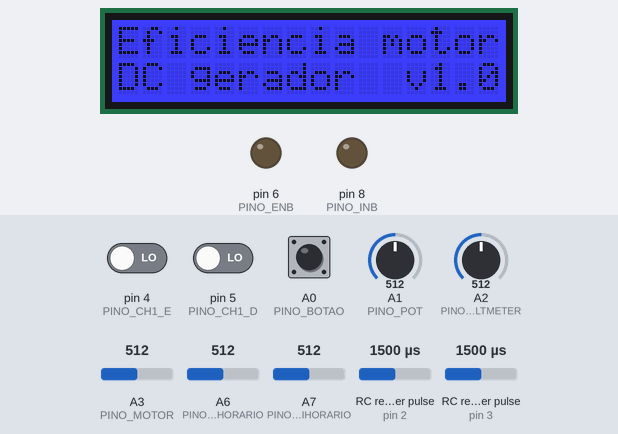
This sketch was run on a simulated Arduino Nano, built with avr-gcc and run on an emulated ATmega328P. Parts: 16×2 character LCD, output pins drawn as LEDs (lit = HIGH). Wiring (inferred from the names in the program): 2 × RC receiver channel: data pin 2 / data pin 3. Inputs (shaded band) come from the test bench; at power-on: A0 (PINO_BOTAO) HIGH, A3 (PINO_MOTOR) = 512, A2 (PINO_VOLTMETER) = 512, A6 (PINO_GERADOR_HORARIO) = 512, pin 4 (PINO_CH1_E) LOW, pin 5 (PINO_CH1_D) LOW, A1 (PINO_POT) = 512, A7 (PINO_GERADOR_ANTIHORARIO) = 512, RC receiver pulse (sensors on pin 2, pin 3) 1500 µs. What the sketch prints to the serial monitor is not drawn.

Above: at 0.1 s.
6.3 s: A0 (PINO_BOTAO) pulled LOW for 3.2 s
At 9.6 s:
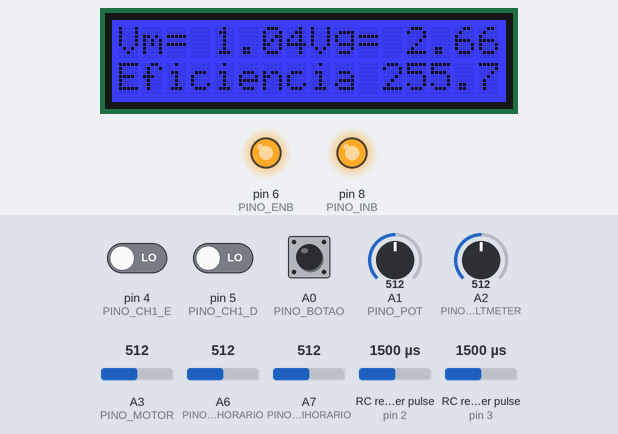
11.0 s: A3 (PINO_MOTOR) set to 383
At 11.9 s:
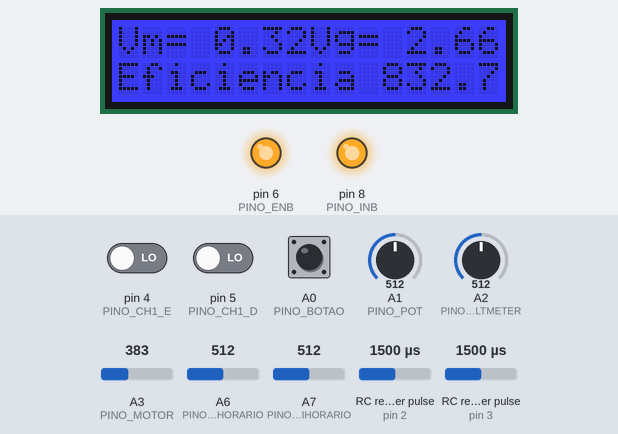
13.1 s: A3 (PINO_MOTOR) set to 360
At 14.2 s:
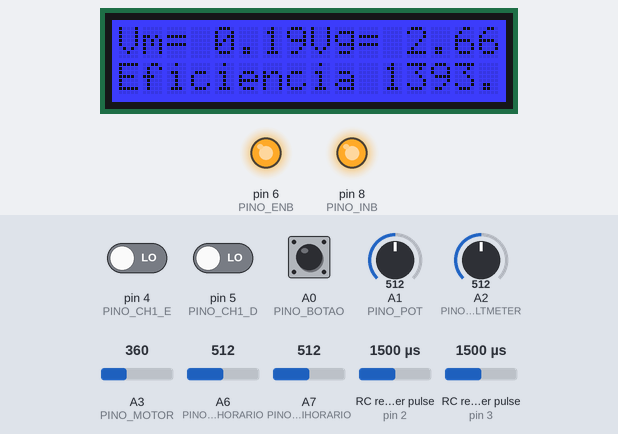
15.1 s: A2 (PINO_VOLTMETER) set to 306
At 17.4 s:
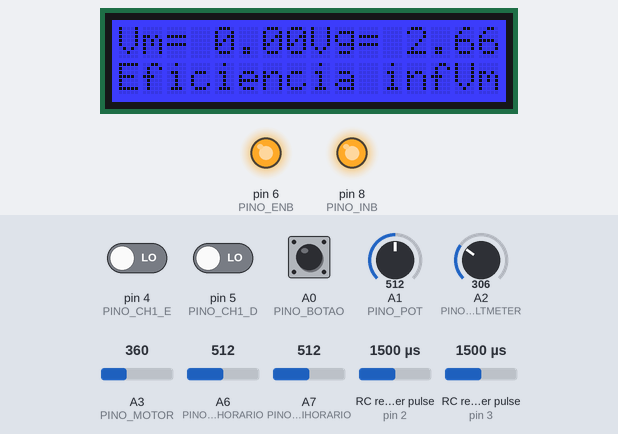
18.1 s: A6 (PINO_GERADOR_HORARIO) set to 716
At 20.5 s:
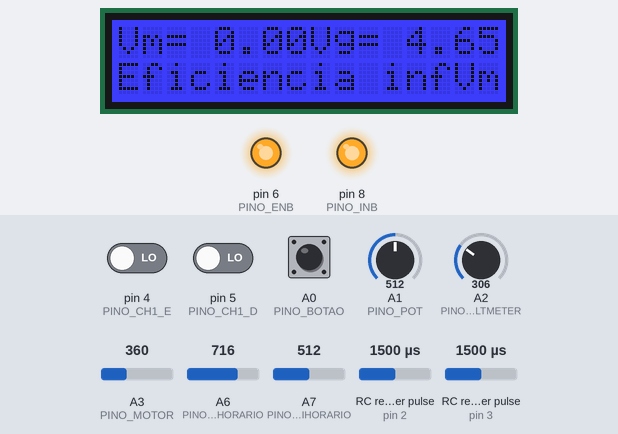
21.1 s: A0 (PINO_BOTAO) pulled LOW for 0.15 s
At 22.5 s:
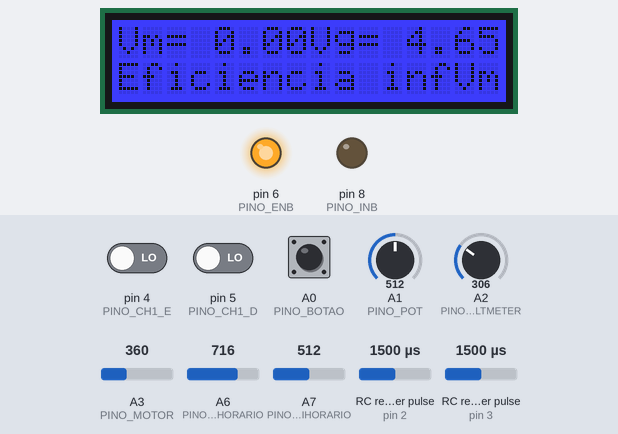
Timing chart, 0 to 24.1 s (numbered marks = the images above; inputs shaded):
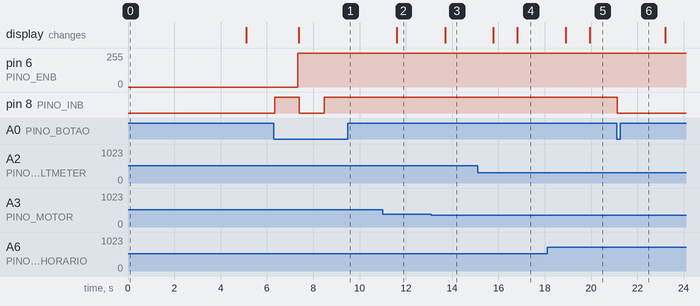

Measured:
- the behaviour switches between 374 and 373 on A3 (PINO_MOTOR) (found by bisection; images 2 and 3)
- after the input at 6.3 s, pin 6 (PINO_ENB): 0/255 → 253/255 after 1.0 s; pin 8 (PINO_INB): LOW → HIGH at once, → LOW 1.1 s later, → HIGH 1.1 s later; the display: changes after 1.1 s (image 1)
- after the input at 11.0 s, the display: changes after 0.61 s (image 2)
- after the input at 13.1 s, the display: changes after 0.59 s (image 3)
- after the input at 15.1 s, the display: first changes after 0.68 s (image 4 shows a later state)
- after the input at 18.1 s, the display: first changes after 0.80 s (image 5 shows a later state)
- after the input at 21.1 s, pin 8 (PINO_INB): HIGH → LOW at once

The sketch:

DC_Motor_Generator_Efficiency.ino
```cpp
// (licence header left out)
//Adiciona a biblioteca de controle do LCD
#include <Wire.h>
#include <rgb_lcd.h>

//Cria o objeto lcd
rgb_lcd lcd;
const int colorR = 0;
const int colorG = 0;
const int colorB = 255;

// Declaracao dos pinos de controle do motor DC da Julieta
const int PINO_INB = 8;
const int PINO_ENB = 6;

// Declaracao dos pinos conectados aos canais de saida dos encoders
const int PINO_CH2_E = 2;
const int PINO_CH1_E = 4;
const int PINO_CH2_D = 3;
const int PINO_CH1_D = 5;

// Declaracao do pino conectado ao botao da Julieta
const int PINO_BOTAO = A0;

// Declaracao do pino conectado ao potenciometro de controle da velocidade do motor
const int PINO_POT = A1;

// Declaracao do pino que le a tensao da bateria
const int PINO_VOLTMETER = A2;

// Declaracao do pino que le a tensao do motor
const int PINO_MOTOR = A3;

// Declaracao dos pinos conectados aos divisores de tensao do gerador
const int PINO_GERADOR_HORARIO = A6;
const int PINO_GERADOR_ANTIHORARIO = A7;

// Declaracao das variaveis auxiliares para a medicao da tensao da bateria
int leitura = 0;
float tensao_mapeada = 0.00;
float tensao_calculada = 0.00;
float resistor_1 = 51000.00;
float resistor_2 = 75000.00;

// Declaracao das variaveis auxiliares para a medicao da tensao do motor de controle
int leitura_motor = 0;
float tensao_mapeada_motor = 0.00;

// Declaracao das variaveis auxiliares para a medicao da tensao do motor gerador
int leitura_gerador = 0;
float tensao_mapeada_gerador = 0.00;
float tensao_calculada_gerador = 0.00;
float resistor_3 = 10000.00;
float resistor_4 = 10000.00;
float tensao_rms = 0.00;
float eficiencia = 0.00;
int contador_media = 0;

// Declaracao das variaveis auxiliares para a verificacao do sentido
int estado_1;
int ultimo_estado_1;
boolean sentido_1;
int estado_2;
int ultimo_estado_2;
boolean sentido_2;

// Declaracao da variavel de controle do sentido
bool nivel = false;
bool partida = false;
bool controle = false;

// Declaracao da variavel de controle da velocidade
int PWM = 0;

// Declaracao das variaveis auxiliares para o calculo da velocidade
unsigned long contador1;
unsigned long contador2;
const int NUMERO_LEITURAS = 2;
const int NUMERO_DENTES = 6;

// Declaracao das variaveis auxiliares para a temporizacao de um minuto
unsigned long tempo_antes = 0;
const long MINUTO = 60000;
unsigned long tempo_antes_2 = 0;
const long SEGUNDO = 1000;

// ---------------------------------------------------------------------------------------
void setup()
{
	// Inicializacao do monitor serial
	Serial.begin(115200);
	Serial.println("Monitoramento da eficiência de geração e eletricidade de motor DC.");

	//Inicializacao do lcd
	lcd.begin(16,2);
  	lcd.setRGB(colorR, colorG, colorB);
  	lcd.print("Eficiencia motor");
  	lcd.setCursor(0,1);
  	lcd.print("DC gerador  v1.0");
  	delay(5000);
  	lcd.clear();

	// Configura os pinos de controle do motor como uma saida
	pinMode(PINO_INB, OUTPUT);
	pinMode(PINO_ENB, OUTPUT);

	// Inicia os pinos de controle do motor em nivel logico baixo
	digitalWrite(PINO_INB, nivel);
	analogWrite(PINO_ENB, PWM);

	// Configura o pino conectado ao botao como uma entrada
	pinMode(PINO_BOTAO, INPUT_PULLUP);

	// Configuracao do pino de leitura da tensao da bateria como entrada
	pinMode(PINO_VOLTMETER, INPUT);

	// Configuracao do pino conectado ao potenciomentro como entrada
	pinMode(PINO_POT, INPUT);

	// Configuracao do pino de leitura da tensao do motor como entrada
	pinMode(PINO_MOTOR, INPUT);

	// Configuracao dos pinos de leitura do gerador
	pinMode(PINO_GERADOR_ANTIHORARIO, INPUT);
	pinMode(PINO_GERADOR_HORARIO, INPUT);

	// Configuracao dos pinos conectados aos canais do encoder como entrada
	pinMode(PINO_CH2_E, INPUT);
	pinMode(PINO_CH1_E, INPUT);
	pinMode(PINO_CH2_D, INPUT);
	pinMode(PINO_CH1_D, INPUT);

	// Inicializa as interrupcoes com os pinos configurados para chamar as funcoes
	// "contador_pulso2" e "contador_pulso1" respectivamente a cada mudanca de estado das portas
	attachInterrupt(digitalPinToInterrupt(PINO_CH2_E), contador_pulso2, CHANGE);
	attachInterrupt(digitalPinToInterrupt(PINO_CH2_D), contador_pulso1, CHANGE);
}

// ---------------------------------------------------------------------------------------
void loop()
{
	// Controla o sentido do motor e reinicia as leituras
	if (digitalRead(PINO_BOTAO) == LOW)
	{
		delay(30);
		if (digitalRead(PINO_BOTAO) == LOW)
		{
			partida = false;
			controle = false;
			nivel = !nivel;
			digitalWrite(PINO_INB, nivel);
			PWM = 0;
			delay(1000);
			partida = true;
			controle = true;
			// Zera os contadores e reinicia a contagem de tempo
			contador1 = 0;
			contador2 = 0;
			tempo_antes = millis();
		}
	}

	// Controla a velocidade do motor após a partida
	if (controle)
	{
		PWM = map(analogRead(PINO_POT), 0, 1023, 255, 250);
		analogWrite(PINO_ENB, PWM);
	}

	// Verifica a contagem de tempo e exibe as informacoes coletadas do motor
	if (partida){
		if ((millis() - tempo_antes) > MINUTO){
			// A cada minuto
			le_encoders();
			// Reinicia a contagem de tempo
			tempo_antes = millis();
		} if ((millis() - tempo_antes_2) > SEGUNDO){

			// A cada minuto
			le_bateria();
			le_motor_controle();
			le_gerador();

			//Exibe as leituras no LCD
		    lcd.print("Vm= ");
		    lcd.setCursor(4,0);
		    lcd.print(tensao_mapeada_motor);
		    lcd.setCursor(8,0);
		    lcd.print("Vg= ");
		    lcd.setCursor(12,0);
		    lcd.print(tensao_rms);
		    lcd.setCursor(0,1);
		    lcd.print("Eficiencia ");
		    lcd.setCursor(11,1);
		    lcd.print(eficiencia);

			// Reinicia a contagem de tempo
		    tensao_rms = 0.00;
		    contador_media = 0;
			tempo_antes_2 = millis();

		}
	}

	// Realiza a leitura do pino do motor e calcula a tensao aplicada ao motor
	if (nivel){

		leitura_gerador = analogRead(PINO_GERADOR_HORARIO);
		tensao_mapeada_gerador = (leitura_gerador * 5.00) / 1024.00;
		tensao_calculada_gerador = (tensao_mapeada_gerador / (resistor_4 / (resistor_3 + resistor_4)));

	}else{

		leitura_gerador = analogRead(PINO_GERADOR_ANTIHORARIO);
		tensao_mapeada_gerador = (leitura_gerador * 5.00) / 1024.00;
		tensao_calculada_gerador = (tensao_mapeada_gerador / (resistor_4 / (resistor_3 + resistor_4)));

	}

	tensao_rms += tensao_calculada_gerador;
	contador_media++;

}

// ---------------------------------------------------------------------------------------
// Funcao de interrupcao
void contador_pulso2()
{
	// Incrementa o contador
	contador2++;
	// Verifica o sentido de rotacao do motor
	estado_1 = digitalRead(PINO_CH2_E);
	if (ultimo_estado_1 == LOW && estado_1 == HIGH){
		if (digitalRead(PINO_CH1_E) == LOW){
			sentido_1 = true;
		}else{
			sentido_1 = false;
		}
	}
	ultimo_estado_1 = estado_1;
}

// Funcao de interrupcao
void contador_pulso1()
{
	// Incrementa o contador
	contador1++;
	// Verifica o sentido de rotacao do motor
	estado_2 = digitalRead(PINO_CH2_D);
	if (ultimo_estado_2 == LOW && estado_2 == HIGH){
		if (digitalRead(PINO_CH1_D) == LOW){
			sentido_2 = true;
		}else{
			sentido_2 = false;
		}
	}
	ultimo_estado_2 = estado_2;
}

// ---------------------------------------------------------------------------------------
// Funcao que verifica o sentido de rotacao e a velocidade dos motores
void le_encoders()
{
	Serial.print("Motor D: ");
	// Verifica a variavel "sentido"
	if (sentido_1){
		// Se ela for verdadeira ("true")
		Serial.print("Sentido: Horário");
		Serial.print("       |  ");
	}else{
		// Se ela for falsa ("false")
		Serial.print("Sentido: Anti-Horário");
		Serial.print("  |  ");
	}
	// Calcula a velocidade e exibe no monitor
	float velocidade_1 = contador2 / (NUMERO_DENTES * NUMERO_LEITURAS); // Calcula a velocidade de acordo com o numero de dentes do disco
	Serial.print("Velocidade: ");
	Serial.print(velocidade_1);
	Serial.println(" RPM");
	Serial.print("Motor E: ");
	// Verifica a variavel "sentido"
	if (sentido_2){
		// Se ela for verdadeira ("true")
		Serial.print("Sentido: Horário");
		Serial.print("       |  ");
	}else{
		// Se ela for falsa ("false")
		Serial.print("Sentido: Anti-Horário");
		Serial.print("  |  ");
	}
	// Calcula a velocidade e exibe no monitor
	float velocidade_2 = contador1 / (NUMERO_DENTES * NUMERO_LEITURAS); // Calcula a velocidade de acordo com o numero de dentes do disco
	Serial.print("Velocidade: ");
	Serial.print(velocidade_2);
	Serial.println(" RPM");
	// Zera os contadores
	contador1 = 0;
	contador2 = 0;
}

// ---------------------------------------------------------------------------------------
// Mede a tensao da bateria
void le_bateria()
{
	// Realiza a leitura do pino da bateria, e entao calcula a tensao
	leitura = analogRead(PINO_VOLTMETER);
	tensao_mapeada = (leitura * 5.00) / 1024.00;
	tensao_calculada = (tensao_mapeada / (resistor_2 / (resistor_1 + resistor_2))) + 1.52;
	if (tensao_calculada < 0.09){
		tensao_calculada = 0;
	}
	Serial.print("Tensão da bateria: ");
	Serial.print(tensao_calculada);
	Serial.print(" V");
}

// ---------------------------------------------------------------------------------------
// Mede a tensao do motor de controle
void le_motor_controle()
{
	// Realiza a leitura do pino do motor e calcula a tensao aplicada ao motor
	leitura_motor = analogRead(PINO_MOTOR);
	tensao_mapeada_motor = ((leitura_motor * tensao_calculada) / 1024.00) - 1.82;
	if (tensao_mapeada_motor < 0){
		tensao_mapeada_motor = 0;
	}
	Serial.print("       | ");
	Serial.print("Tensão aplicada ao motor: ");
	Serial.print(tensao_mapeada_motor);
	Serial.println(" V");

}

// ---------------------------------------------------------------------------------------
// Mede a tensao do motor gerador controle
void le_gerador()
{
	tensao_rms = (tensao_rms/contador_media) - 2.34;
	Serial.print("Tensão gerada: ");
	Serial.print(tensao_rms);
	Serial.print(" V");

	eficiencia = (tensao_rms / tensao_mapeada_motor) * 100;
	Serial.print("            | ");
	Serial.print("Eficiência do gerador: ");
	Serial.print(eficiencia);
	Serial.println(" %");

}
```
